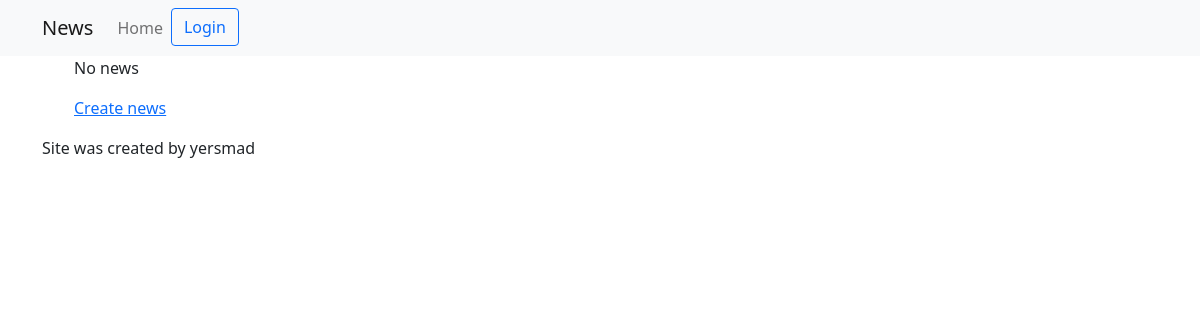
The page /news/ on the database as committed earlier.
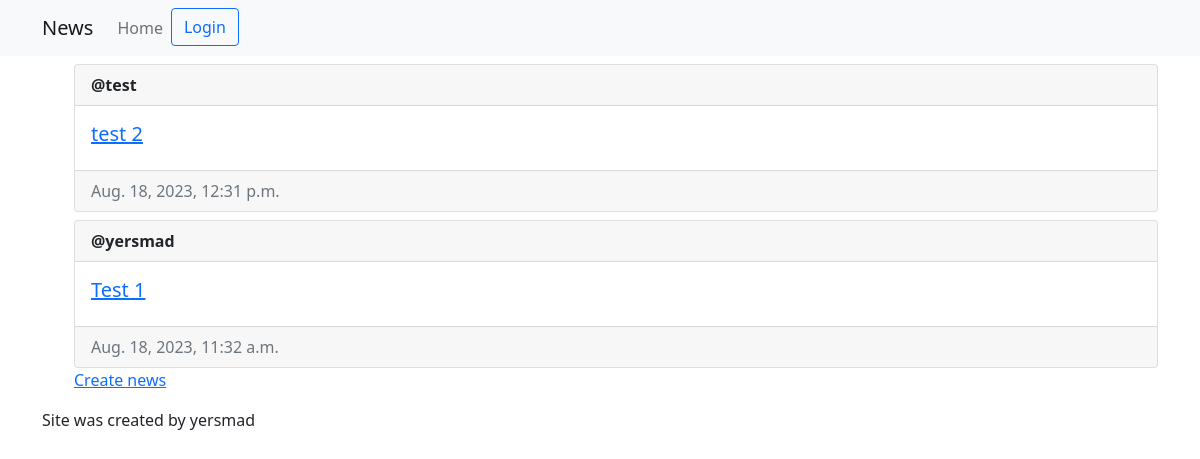
The same page on the database as committed later.
### news/models.py (models this page shows)
class News(models.Model):
    author = models.ForeignKey(User, on_delete=models.CASCADE)
    title = models.CharField(max_length=50)
    content = models.CharField(max_length=250)
    created_at = models.DateTimeField(auto_now_add=True)
    has_comments = models.BooleanField(default=False)

### news/views.py (the view)
# urls.py: path("", views.index, name="index"),
def index(request):
    news = News.objects.order_by("-created_at").all()
    context = {"news": news}
    return render(request, "news/news.html", context)

### news/templates/news/news.html (shortened to what this page needs)
{% extends "news/base.html" %}
{% block content %}
    <ol>
        {% for new in news %}
            <div class="card mt-2">
                <div class="card-header"><strong>@{{ new.author.username }}</strong></div>
                <div class="card-body d-flex flex-row justify-content-between">
                  <div>
                    <h5 class="card-title">
                        <a href="{% url 'news:detail' new.id %}">{{ new.title }}</a>
                    </h5>
                  </div>
                </div>
                <div class="card-footer text-muted">{{new.created_at}}</div>
              </div>
        {% empty %}
            <p>No news</p>
        {% endfor %}
                <a href="{% url 'news:post_news' %}">Create news</a>
    </ol>
{% endblock %}

Rows that differ between the two databases and show on the page:
added News: author.username "test", title "test 2", created_at "Aug. 18, 2023, 12:31 p.m."
added News: author.username "yersmad", title "Test 1", created_at "Aug. 18, 2023, 11:32 a.m."
Other text that changed with them:
text no longer shown: "No news"
